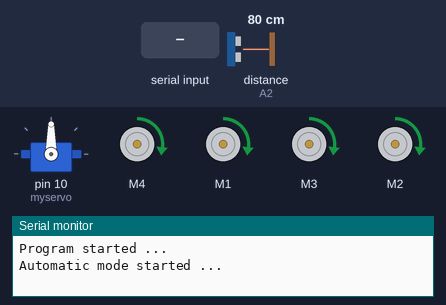
Recording of a program running on a simulated Arduino Uno, built with avr-gcc and run on an emulated ATmega328P. Parts: servo, 4 × DC motor (green arrow = forward, orange = backward, longer = faster), the last lines printed to the serial monitor. The test bench sets the inputs (shaded band); at power-on: distance to the obstacle (sensor on A2) 80 cm. The echo pulse lasts 58.3 µs per cm.

Above: at 1.31 s.
2.3 s: distance to the obstacle (sensor on A2) set to 2 cm
At 6.2 s:
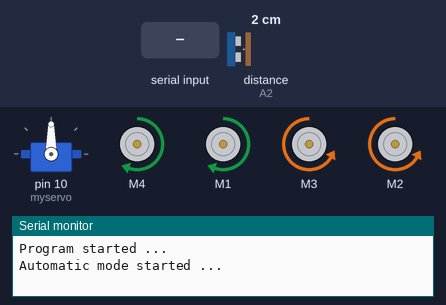
6.5 s: distance to the obstacle (sensor on A2) set to 16 cm
10.7 s: distance to the obstacle (sensor on A2) set to 22 cm
At 13.4 s:
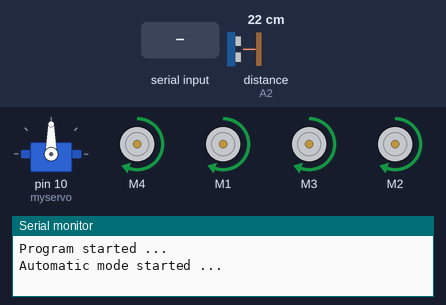
14.9 s: "V" received over Serial
At 15.13 s:
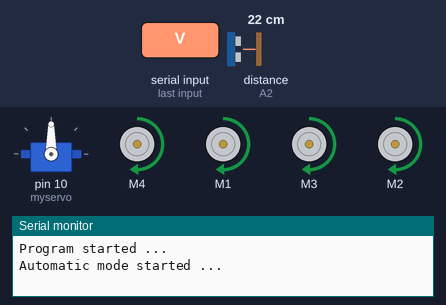
17.1 s: "b" received over Serial
At 18.4 s:
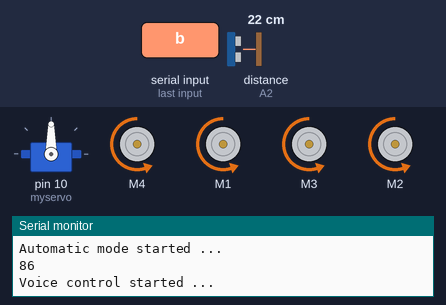
18.9 s: "r" received over Serial
At 20.8 s:
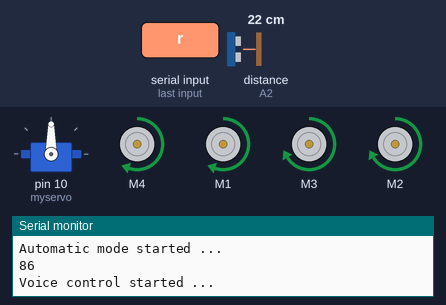
Timing chart, 0 to 22.3 s (numbered marks = the images above; inputs shaded):
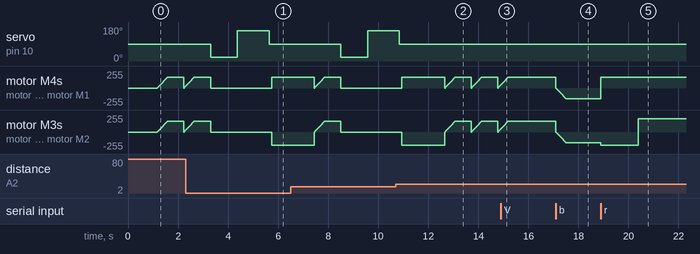

The program:

main.cpp
```cpp
#include <Arduino.h>

#include <AFMotor.h> //add Adafruit Motor Shield library
#include <Servo.h>   //add Servo Motor library
#include <NewPing.h> //add Ultrasonic sensor library

#define TRIG_PIN A0                              // Pin A0 on the Motor Drive Shield soldered to the ultrasonic sensor
#define ECHO_PIN A2                              // Pin A1 on the Motor Drive Shield soldered to the ultrasonic sensor
#define SERVO_PIN 10                             // Pin 10 on the Motor Drive Shield soldered to the servo
#define MAX_DISTANCE 300                         // sets maximum useable sensor measuring distance to 300cm
#define MAX_SPEED 160                            // sets speed of DC traction motors to 150/250 or about 70% of full speed - to get power drain down.
#define MAX_SPEED_OFFSET 40                      // this sets offset to allow for differences between the two DC traction motors
#define COLL_DIST 20                             // sets distance at which robot stops and reverses to 30cm
#define TURN_DIST COLL_DIST + 10                 // sets distance at which robot veers away from object
NewPing sonar(TRIG_PIN, ECHO_PIN, MAX_DISTANCE); // sets up sensor library to use the correct pins to measure distance.

AF_DCMotor leftMotor1(4, MOTOR12_1KHZ);  // create motor #1 using M1 output on Motor Drive Shield, set to 1kHz PWM frequency
AF_DCMotor leftMotor2(1, MOTOR12_1KHZ);  // create motor #2, using M2 output, set to 1kHz PWM frequency
AF_DCMotor rightMotor1(3, MOTOR34_1KHZ); // create motor #3, using M3 output, set to 1kHz PWM frequency
AF_DCMotor rightMotor2(2, MOTOR34_1KHZ); // create motor #4, using M4 output, set to 1kHz PWM frequency

Servo myservo; // create servo object to control a servo

long static currMode = 0;

int leftDistance, rightDistance; // distances on either side
int curDist = 0;
String motorSet = "";
int speedSet = 0;

void modeChange();

//-------------------------------------------------------------------------------------------------------------------------------------

int readPing()
{ // read the ultrasonic sensor distance
  delay(70);
  unsigned int uS = sonar.ping();
  int cm = uS / US_ROUNDTRIP_CM;
  return cm;
}

//-------------------------------------------------------------------------------------------------------------------------------------
void moveStop()
{
  leftMotor1.run(RELEASE);
  leftMotor2.run(RELEASE);
  rightMotor1.run(RELEASE);
  rightMotor2.run(RELEASE);
} // stop the motors.

//-------------------------------------------------------------------------------------------------------------------------------------
void moveForward()
{
  motorSet = "FORWARD";
  leftMotor1.run(FORWARD);                                // turn it on going forward
  leftMotor2.run(FORWARD);                                // turn it on going forward
  rightMotor1.run(FORWARD);                               // turn it on going forward
  rightMotor2.run(FORWARD);                               // turn it on going forward
  for (speedSet = 0; speedSet < MAX_SPEED; speedSet += 2) // slowly bring the speed up to avoid loading down the batteries too quickly
  {
    leftMotor1.setSpeed(speedSet);
    leftMotor2.setSpeed(speedSet);
    rightMotor1.setSpeed(speedSet);
    rightMotor2.setSpeed(speedSet);
    delay(5);
  }
}

//-------------------------------------------------------------------------------------------------------------------------------------
void moveBackward()
{
  motorSet = "BACKWARD";
  leftMotor1.run(BACKWARD);                               // turn it on going backward
  leftMotor2.run(BACKWARD);                               // turn it on going backward
  rightMotor1.run(BACKWARD);                              // turn it on going backward
  rightMotor2.run(BACKWARD);                              // turn it on going backward
  for (speedSet = 0; speedSet < MAX_SPEED; speedSet += 2) // slowly bring the speed up to avoid loading down the batteries too quickly
  {
    leftMotor1.setSpeed(speedSet);
    leftMotor2.setSpeed(speedSet);
    rightMotor1.setSpeed(speedSet);
    rightMotor2.setSpeed(speedSet);
    delay(5);
  }
}

//-------------------------------------------------------------------------------------------------------------------------------------
void turnRight()
{
  motorSet = "RIGHT";
  leftMotor1.run(FORWARD);   // turn motor 1 forward
  leftMotor2.run(FORWARD);   // turn motor 2 forward
  rightMotor1.run(BACKWARD); // turn motor 3 backward
  rightMotor2.run(BACKWARD); // turn motor 4 backward
  rightMotor1.setSpeed(speedSet + MAX_SPEED_OFFSET);
  rightMotor2.setSpeed(speedSet + MAX_SPEED_OFFSET);
  delay(1500); // run motors this way for 1500
  motorSet = "FORWARD";
  leftMotor1.run(FORWARD); // set both motors back to forward
  leftMotor2.run(FORWARD);
  rightMotor1.run(FORWARD);
  rightMotor2.run(FORWARD);
}

//-------------------------------------------------------------------------------------------------------------------------------------
void turnLeft()
{
  motorSet = "LEFT";
  leftMotor1.run(BACKWARD); // turn motor 1 backward
  leftMotor2.run(BACKWARD); // turn motor 2 backward
  leftMotor1.setSpeed(speedSet + MAX_SPEED_OFFSET);
  leftMotor2.setSpeed(speedSet + MAX_SPEED_OFFSET);
  rightMotor1.run(FORWARD); // turn motor 3 forward
  rightMotor2.run(FORWARD); // turn motor 4 forward

  delay(500); // run motors this way for 1500
  motorSet = "FORWARD";
  leftMotor1.run(FORWARD);  // turn it on going forward
  leftMotor2.run(FORWARD);  // turn it on going forward
  rightMotor1.run(FORWARD); // turn it on going forward
  rightMotor2.run(FORWARD); // turn it on going forward
}

//-------------------------------------------------------------------------------------------------------------------------------------
void turnAround()
{
  motorSet = "RIGHT";
  leftMotor1.run(FORWARD);   // turn motor 1 forward
  leftMotor2.run(FORWARD);   // turn motor 2 forward
  rightMotor1.run(BACKWARD); // turn motor 3 backward
  rightMotor2.run(BACKWARD); // turn motor 4 backward
  rightMotor1.setSpeed(speedSet + MAX_SPEED_OFFSET);
  rightMotor2.setSpeed(speedSet + MAX_SPEED_OFFSET);
  delay(1700); // run motors this way for 1700
  motorSet = "FORWARD";
  leftMotor1.run(FORWARD); // set both motors back to forward
  leftMotor2.run(FORWARD);
  rightMotor1.run(FORWARD);
  rightMotor2.run(FORWARD);
}

void compareDistance() // find the longest distance
{
  if (leftDistance > rightDistance) // if left is less obstructed
  {
    turnLeft();
  }
  else if (rightDistance > leftDistance) // if right is less obstructed
  {
    turnRight();
  }
  else // if they are equally obstructed
  {
    turnAround();
  }
}

//-------------------------------------------------------------------------------------------------------------------------------------

void changePath()
{
  moveStop();        // stop forward movement
  myservo.write(20); // check distance to the right
  delay(500);
  rightDistance = readPing(); // set right distance
  delay(500);
  myservo.write(160); // check distace to the left
  delay(700);
  leftDistance = readPing(); // set left distance
  delay(500);
  myservo.write(90); // return to center
  delay(100);
  compareDistance();
}

//-------------------------------------------------------------------------------------------------------------------------------------
void remoteControlViaBlueTooth()
{
  Serial.println("Remote control started ...");
  while (true)
  {
    if (Serial.available() > 0)
    {
      long value = Serial.read();
      Serial.println(value);

      if(value == 'A' || value == 'V') {

        if(value == 'A'){
          currMode = 0;
        }else{
          currMode = 2;
        }

        break;
      }

      if (value == 49)
      {
        moveForward();
      }
      else if (value == 50)
      {
        moveBackward();
      }
      else if (value == 51)
      {
        turnRight();
      }
      else if (value == 52)
      {
        turnLeft();
      }
      else if (value == 53)
      {
        turnAround();
      }
      else if (value == 48)
      {
        moveStop();
      }
    }
  }
}

//-------------------------------------------------------------------------------------------------------------------------------------

void voiceControlViaBlueTooth()
{
  Serial.println("Voice control started ...");
  while (true)
  {
    if (Serial.available() > 0)
    {
      long value = Serial.read();
      if (value == 'R' || value == 'A')
      {
        if(value == 'R'){
          currMode = 1;
        }else{
          currMode = 0;
        }

        break;
      }

      if (value == 'f')
      {
        moveForward();
      }
      else if (value == 'b')
      {
        moveBackward();
      }
      else if (value == 'r')
      {
        turnRight();
      }
      else if (value == 'l')
      {
        turnLeft();
      }
      else if (value == 'a')
      {
        turnAround();
      }
      else if (value == 's')
      {
        moveStop();
      }
    }
  }
}

//-------------------------------------------------------------------------------------------------------------------------------------

void autoMaticMode()
{
  Serial.println("Automatic mode started ...");
  while (true)
  {
    if (Serial.available() > 0)
    {
      int mode = Serial.read();
      Serial.println(mode);
      if (mode == 'R' || mode == 'V')
      {
        if(mode == 'R'){
          currMode = 1;
        }else{
          currMode = 2;
        }
        break;
      }
    }


    myservo.write(90); // move eyes forward
    delay(90);
    curDist = readPing(); // read distance the current distance in cm
    if (curDist < COLL_DIST)
    {
      changePath();
    }              // if forward is blocked change direction
    moveForward(); // move forward
    delay(500);
  }
}

//-------------------------------------------- SETUP LOOP ----------------------------------------------------------------------------
void setup()
{
  Serial.begin(9600); // set up Serial library at 9600 bps
  myservo.attach(10); // attaches the servo on pin 10 (SERVO_1 on the Motor Drive Shield to the servo object
  myservo.write(90);  // tells the servo to position at 90-degrees ie. facing forward.

  Serial.println("Program started ...");

  currMode = 0;

  delay(1000); // delay for one seconds
}
//------------------------------------------------------------------------------------------------------------------------------------

//---------------------------------------------MAIN LOOP ------------------------------------------------------------------------------
void loop()
{
  // if (Serial.available() > 0)
  // {
  //   int mode = Serial.read();
  //   if (mode == 'A')
  //   {
  //     currMode = 0;
  //   }
  //   else if (mode == 'R')
  //   {
  //     currMode = 1;
  //   }
  //   else if (mode == 'V')
  //   {
  //     currMode = 2;
  //   }
  // }

  if (currMode == 0)
  {
    autoMaticMode();
  }
  else if (currMode == 1)
  {
    remoteControlViaBlueTooth();
  }
  else if (currMode == 2)
  {
    voiceControlViaBlueTooth();
  }
}
```

Measured:
- the behaviour switches between 19 and 20 cm on distance to the obstacle (sensor on A2) (found by bisection; images 1 and 2)
- after the input at 2.3 s, servo on pin 10 (myservo): 90° → 20° after 1.0 s, → 160° 1.1 s later, → 90° 1.3 s later
- after the input at 10.7 s, servo on pin 10 (myservo): goes on until 10.8 s, then stays 90°
- after the input at 14.9 s, motor M4, motor M1, motor M3, motor M2: goes on until 15.2 s, then stays forward 158/255
- after the input at 17.1 s, motor M4, motor M1, motor M3, motor M2: moves from forward 158/255 to backward 158/255 over 0.40 s, starting at once
- after the input at 18.9 s, motor M4, motor M1: backward 158/255 → forward 158/255 at once; motor M3, motor M2: backward 158/255 → backward 200/255 at once, → forward 200/255 1.5 s later
- by itself, motor M4, motor M1: ramps from stopped to forward 158/255 and jumps back, once every 1.1 s
